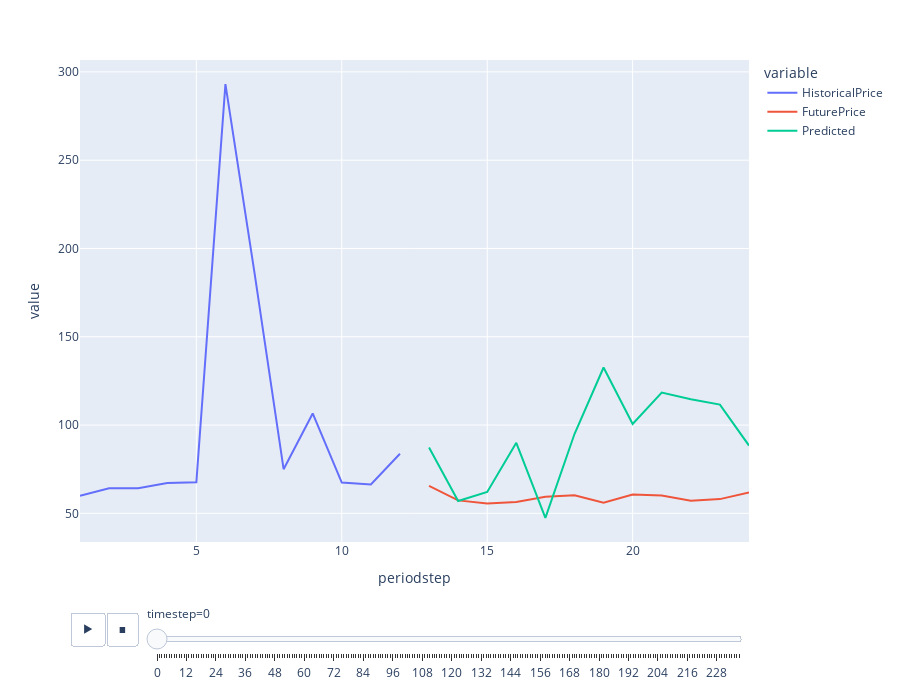

Source (notebook cell):
### Code cell
fig = px.line(ddf, x="periodstep", y=["HistoricalPrice", "FuturePrice", "Predicted"], animation_frame="timestep")
fig.update_layout(height=700)  
fig.show()
